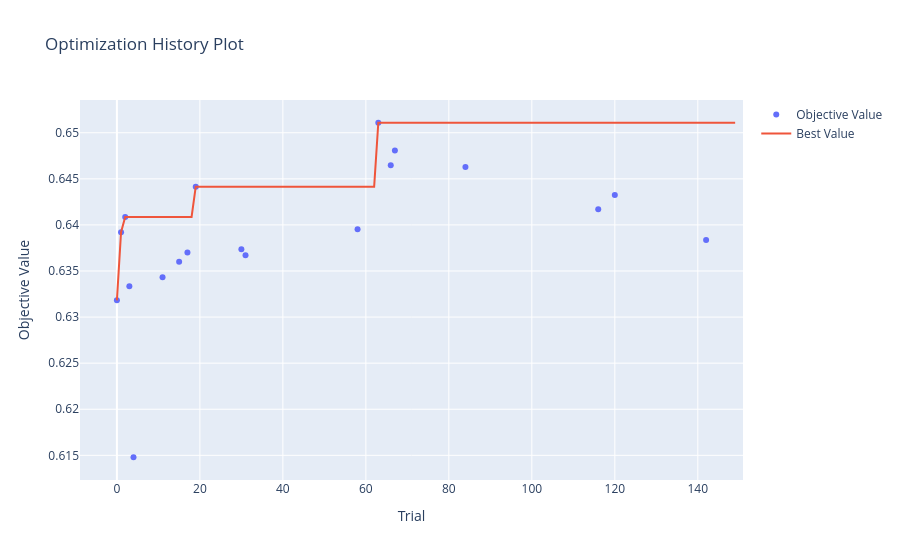
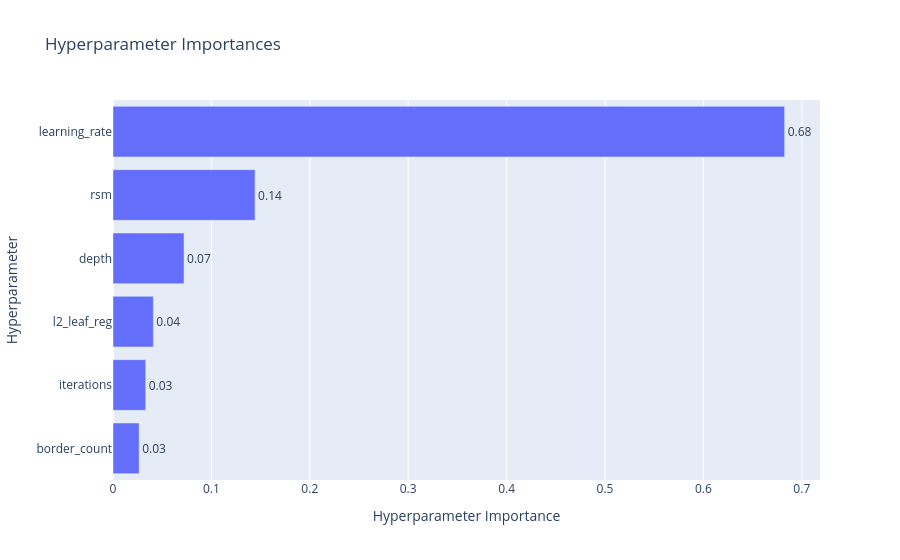
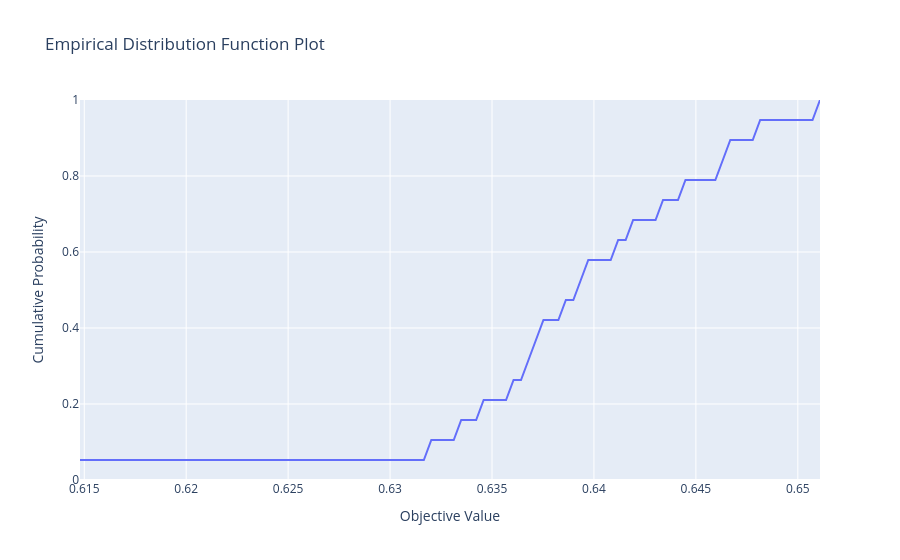
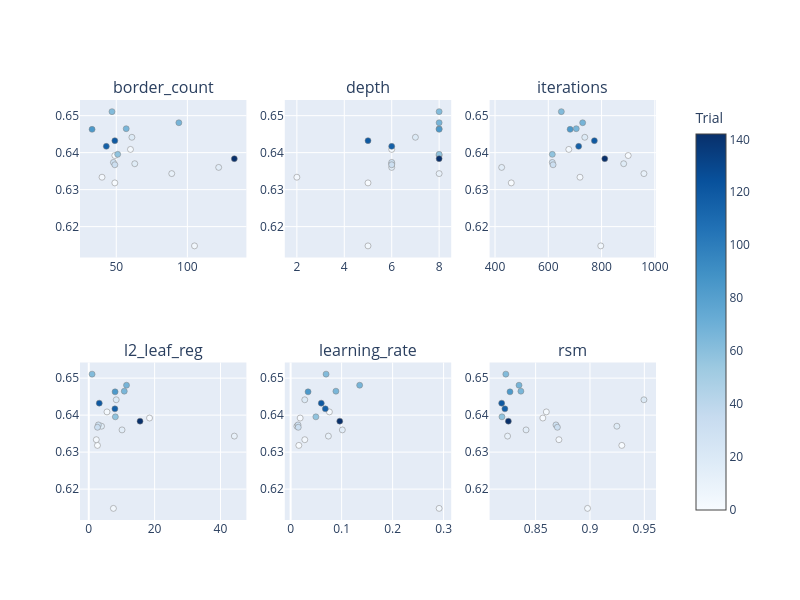

Notebook cell for these charts, in order:
### Markdown cell above
**A continuación se muestran algunos ejemplos que evidencian cómo Optuna va haciendo la búsqueda de hiperparámetros para Regresión Logística**

### Code cell
study_of_model_to_graph = catboost_best_hiperparameters_data["study"]

# Gráfico de evolución
fig1 = plot_optimization_history(study_of_model_to_graph)
fig1.show()

# Gráfico de importancia de parámetros
fig2 = plot_param_importances(study_of_model_to_graph)
fig2.show()

# Gráfico de coordenadas paralelas
fig3 = plot_edf(study_of_model_to_graph)
fig3.show()

# Gráfico de evolución de la búsqueda de hiperparámetros
fig4 = plot_slice(study_of_model_to_graph)
# Extraer títulos de los ejes X (los parámetros)
param_names = []
for key in fig4.layout:
    if key.startswith("xaxis"):
        title = getattr(fig4.layout[key].title, "text", None)
        if title:
            param_names.append(title)
param_names.sort()
# Crear una rejilla personalizada de 2 filas x 3 columnas
custom_fig = make_subplots(rows=2, cols=3, subplot_titles=param_names)

# Añadir cada trace en la rejilla
row, col = 1, 1
traces = fig4.data
for trace in traces:
    custom_fig.add_trace(trace, row=row, col=col)
    col += 1
    if col > 3:  # pasar a la siguiente fila
        col = 1
        row += 1

custom_fig.update_layout(height=600, width=800)

# Mostrar la figura
custom_fig.show()

### Figure 1 — Plotly figure (JSON) as saved in the notebook; plotly's stock layout.template omitted (floating-point values rounded to 4 significant figures; data arrays with more than 128 entries replaced by an {"elided": "..."} marker saying what was removed)
{"data": [{"mode": "markers", "name": "Objective Value", "type": "scatter", "x": [0, 1, 2, 3, 4, 11, 15, 17, 19, 30, 31, 58, 63, 66, 67, 84, 116, 120, 142], "y": [0.6318, 0.6392, 0.6409, 0.6334, 0.6148, 0.6343, 0.636, 0.637, 0.6442, 0.6374, 0.6367, 0.6395, 0.6511, 0.6465, 0.6481, 0.6463, 0.6417, 0.6432, 0.6384]}, {"mode": "lines", "name": "Best Value", "type": "scatter", "x": {"elided": "150 int values"}, "y": {"elided": "150 float values"}}, {"marker": {"color": "#cccccc"}, "mode": "markers", "name": "Infeasible Trial", "showlegend": false, "type": "scatter", "x": [], "y": []}], "layout": {"title": {"text": "Optimization History Plot"}, "xaxis": {"title": {"text": "Trial"}}, "yaxis": {"title": {"text": "Objective Value"}}}}

### Figure 2 — Plotly figure (JSON) as saved in the notebook; plotly's stock layout.template omitted (floating-point values rounded to 4 significant figures)
{"data": [{"cliponaxis": false, "hovertemplate": ["border_count (IntDistribution): 0.026576893068342978<extra></extra>", "iterations (IntDistribution): 0.03323652807817016<extra></extra>", "l2_leaf_reg (FloatDistribution): 0.04102352711047503<extra></extra>", "depth (IntDistribution): 0.07217894675488112<extra></extra>", "rsm (FloatDistribution): 0.14440841016019207<extra></extra>", "learning_rate (FloatDistribution): 0.6825756948279386<extra></extra>"], "name": "Objective Value", "orientation": "h", "text": ["0.03", "0.03", "0.04", "0.07", "0.14", "0.68"], "textposition": "outside", "type": "bar", "x": [0.02658, 0.03324, 0.04102, 0.07218, 0.1444, 0.6826], "y": ["border_count", "iterations", "l2_leaf_reg", "depth", "rsm", "learning_rate"]}], "layout": {"title": {"text": "Hyperparameter Importances"}, "xaxis": {"title": {"text": "Hyperparameter Importance"}}, "yaxis": {"title": {"text": "Hyperparameter"}}}}

### Figure 3 — Plotly figure (JSON) as saved in the notebook; plotly's stock layout.template omitted (floating-point values rounded to 4 significant figures)
{"data": [{"mode": "lines", "name": "2025-12-23T05:49:50.187119_best_catboost_model_study", "type": "scatter", "x": [0.6148, 0.6152, 0.6155, 0.6159, 0.6163, 0.6166, 0.617, 0.6174, 0.6177, 0.6181, 0.6185, 0.6188, 0.6192, 0.6196, 0.6199, 0.6203, 0.6207, 0.621, 0.6214, 0.6218, 0.6221, 0.6225, 0.6229, 0.6232, 0.6236, 0.624, 0.6243, 0.6247, 0.6251, 0.6254, 0.6258, 0.6262, 0.6265, 0.6269, 0.6273, 0.6276, 0.628, 0.6284, 0.6287, 0.6291, 0.6295, 0.6298, 0.6302, 0.6306, 0.6309, 0.6313, 0.6317, 0.632, 0.6324, 0.6328, 0.6331, 0.6335, 0.6339, 0.6342, 0.6346, 0.635, 0.6353, 0.6357, 0.6361, 0.6364, 0.6368, 0.6372, 0.6375, 0.6379, 0.6383, 0.6386, 0.639, 0.6394, 0.6397, 0.6401, 0.6405, 0.6408, 0.6412, 0.6416, 0.6419, 0.6423, 0.6427, 0.643, 0.6434, 0.6438, 0.6441, 0.6445, 0.6449, 0.6452, 0.6456, 0.646, 0.6463, 0.6467, 0.6471, 0.6474, 0.6478, 0.6482, 0.6485, 0.6489, 0.6493, 0.6496, 0.65, 0.6504, 0.6507, 0.6511], "y": [0.05263, 0.05263, 0.05263, 0.05263, 0.05263, 0.05263, 0.05263, 0.05263, 0.05263, 0.05263, 0.05263, 0.05263, 0.05263, 0.05263, 0.05263, 0.05263, 0.05263, 0.05263, 0.05263, 0.05263, 0.05263, 0.05263, 0.05263, 0.05263, 0.05263, 0.05263, 0.05263, 0.05263, 0.05263, 0.05263, 0.05263, 0.05263, 0.05263, 0.05263, 0.05263, 0.05263, 0.05263, 0.05263, 0.05263, 0.05263, 0.05263, 0.05263, 0.05263, 0.05263, 0.05263, 0.05263, 0.05263, 0.1053, 0.1053, 0.1053, 0.1053, 0.1579, 0.1579, 0.1579, 0.2105, 0.2105, 0.2105, 0.2105, 0.2632, 0.2632, 0.3158, 0.3684, 0.4211, 0.4211, 0.4211, 0.4737, 0.4737, 0.5263, 0.5789, 0.5789, 0.5789, 0.5789, 0.6316, 0.6316, 0.6842, 0.6842, 0.6842, 0.6842, 0.7368, 0.7368, 0.7368, 0.7895, 0.7895, 0.7895, 0.7895, 0.7895, 0.8421, 0.8947, 0.8947, 0.8947, 0.8947, 0.9474, 0.9474, 0.9474, 0.9474, 0.9474, 0.9474, 0.9474, 0.9474, 1.0]}], "layout": {"title": {"text": "Empirical Distribution Function Plot"}, "xaxis": {"title": {"text": "Objective Value"}}, "yaxis": {"range": [0, 1], "title": {"text": "Cumulative Probability"}}}}

### Figure 4 — Plotly figure (JSON) as saved in the notebook; plotly's stock layout.template omitted (floating-point values rounded to 4 significant figures)
{"data": [{"marker": {"color": [0, 1, 2, 3, 4, 11, 15, 17, 19, 30, 31, 58, 63, 66, 67, 84, 116, 120, 142], "colorbar": {"title": {"text": "Trial"}, "x": 1, "xpad": 40}, "colorscale": [[0, "rgb(247,251,255)"], [0.125, "rgb(222,235,247)"], [0.25, "rgb(198,219,239)"], [0.375, "rgb(158,202,225)"], [0.5, "rgb(107,174,214)"], [0.625, "rgb(66,146,198)"], [0.75, "rgb(33,113,181)"], [0.875, "rgb(8,81,156)"], [1, "rgb(8,48,107)"]], "line": {"color": "Grey", "width": 0.5}, "showscale": true}, "mode": "markers", "name": "Feasible Trial", "showlegend": false, "type": "scatter", "x": [49, 49, 60, 40, 105, 89, 122, 63, 61, 48, 49, 51, 47, 57, 94, 33, 43, 49, 133], "xaxis": "x", "y": [0.6318, 0.6392, 0.6409, 0.6334, 0.6148, 0.6343, 0.636, 0.637, 0.6442, 0.6374, 0.6367, 0.6395, 0.6511, 0.6465, 0.6481, 0.6463, 0.6417, 0.6432, 0.6384], "yaxis": "y"}, {"marker": {"color": [0, 1, 2, 3, 4, 11, 15, 17, 19, 30, 31, 58, 63, 66, 67, 84, 116, 120, 142], "colorbar": {"title": {"text": "Trial"}, "x": 1, "xpad": 40}, "colorscale": [[0, "rgb(247,251,255)"], [0.125, "rgb(222,235,247)"], [0.25, "rgb(198,219,239)"], [0.375, "rgb(158,202,225)"], [0.5, "rgb(107,174,214)"], [0.625, "rgb(66,146,198)"], [0.75, "rgb(33,113,181)"], [0.875, "rgb(8,81,156)"], [1, "rgb(8,48,107)"]], "line": {"color": "Grey", "width": 0.5}, "showscale": false}, "mode": "markers", "name": "Feasible Trial", "showlegend": false, "type": "scatter", "x": [5, 8, 6, 2, 5, 8, 6, 6, 7, 6, 6, 8, 8, 8, 8, 8, 6, 5, 8], "xaxis": "x2", "y": [0.6318, 0.6392, 0.6409, 0.6334, 0.6148, 0.6343, 0.636, 0.637, 0.6442, 0.6374, 0.6367, 0.6395, 0.6511, 0.6465, 0.6481, 0.6463, 0.6417, 0.6432, 0.6384], "yaxis": "y2"}, {"marker": {"color": [0, 1, 2, 3, 4, 11, 15, 17, 19, 30, 31, 58, 63, 66, 67, 84, 116, 120, 142], "colorbar": {"title": {"text": "Trial"}, "x": 1, "xpad": 40}, "colorscale": [[0, "rgb(247,251,255)"], [0.125, "rgb(222,235,247)"], [0.25, "rgb(198,219,239)"], [0.375, "rgb(158,202,225)"], [0.5, "rgb(107,174,214)"], [0.625, "rgb(66,146,198)"], [0.75, "rgb(33,113,181)"], [0.875, "rgb(8,81,156)"], [1, "rgb(8,48,107)"]], "line": {"color": "Grey", "width": 0.5}, "showscale": false}, "mode": "markers", "name": "Feasible Trial", "showlegend": false, "type": "scatter", "x": [461, 900, 677, 719, 797, 959, 425, 883, 737, 615, 618, 615, 649, 705, 729, 682, 714, 773, 812], "xaxis": "x3", "y": [0.6318, 0.6392, 0.6409, 0.6334, 0.6148, 0.6343, 0.636, 0.637, 0.6442, 0.6374, 0.6367, 0.6395, 0.6511, 0.6465, 0.6481, 0.6463, 0.6417, 0.6432, 0.6384], "yaxis": "y3"}, {"marker": {"color": [0, 1, 2, 3, 4, 11, 15, 17, 19, 30, 31, 58, 63, 66, 67, 84, 116, 120, 142], "colorbar": {"title": {"text": "Trial"}, "x": 1, "xpad": 40}, "colorscale": [[0, "rgb(247,251,255)"], [0.125, "rgb(222,235,247)"], [0.25, "rgb(198,219,239)"], [0.375, "rgb(158,202,225)"], [0.5, "rgb(107,174,214)"], [0.625, "rgb(66,146,198)"], [0.75, "rgb(33,113,181)"], [0.875, "rgb(8,81,156)"], [1, "rgb(8,48,107)"]], "line": {"color": "Grey", "width": 0.5}, "showscale": false}, "mode": "markers", "name": "Feasible Trial", "showlegend": false, "type": "scatter", "x": [2.641, 18.45, 5.534, 2.293, 7.485, 44.21, 10.1, 3.881, 8.333, 2.92, 2.651, 8.075, 1.005, 10.79, 11.47, 7.997, 7.939, 3.188, 15.57], "xaxis": "x4", "y": [0.6318, 0.6392, 0.6409, 0.6334, 0.6148, 0.6343, 0.636, 0.637, 0.6442, 0.6374, 0.6367, 0.6395, 0.6511, 0.6465, 0.6481, 0.6463, 0.6417, 0.6432, 0.6384], "yaxis": "y4"}, {"marker": {"color": [0, 1, 2, 3, 4, 11, 15, 17, 19, 30, 31, 58, 63, 66, 67, 84, 116, 120, 142], "colorbar": {"title": {"text": "Trial"}, "x": 1, "xpad": 40}, "colorscale": [[0, "rgb(247,251,255)"], [0.125, "rgb(222,235,247)"], [0.25, "rgb(198,219,239)"], [0.375, "rgb(158,202,225)"], [0.5, "rgb(107,174,214)"], [0.625, "rgb(66,146,198)"], [0.75, "rgb(33,113,181)"], [0.875, "rgb(8,81,156)"], [1, "rgb(8,48,107)"]], "line": {"color": "Grey", "width": 0.5}, "showscale": false}, "mode": "markers", "name": "Feasible Trial", "showlegend": false, "type": "scatter", "x": [0.01614, 0.01871, 0.07605, 0.02779, 0.2912, 0.07408, 0.1014, 0.01226, 0.02771, 0.01449, 0.01498, 0.04951, 0.06953, 0.08884, 0.1354, 0.0342, 0.06802, 0.06012, 0.09638], "xaxis": "x5", "y": [0.6318, 0.6392, 0.6409, 0.6334, 0.6148, 0.6343, 0.636, 0.637, 0.6442, 0.6374, 0.6367, 0.6395, 0.6511, 0.6465, 0.6481, 0.6463, 0.6417, 0.6432, 0.6384], "yaxis": "y5"}, {"marker": {"color": [0, 1, 2, 3, 4, 11, 15, 17, 19, 30, 31, 58, 63, 66, 67, 84, 116, 120, 142], "colorbar": {"title": {"text": "Trial"}, "x": 1, "xpad": 40}, "colorscale": [[0, "rgb(247,251,255)"], [0.125, "rgb(222,235,247)"], [0.25, "rgb(198,219,239)"], [0.375, "rgb(158,202,225)"], [0.5, "rgb(107,174,214)"], [0.625, "rgb(66,146,198)"], [0.75, "rgb(33,113,181)"], [0.875, "rgb(8,81,156)"], [1, "rgb(8,48,107)"]], "line": {"color": "Grey", "width": 0.5}, "showscale": false}, "mode": "markers", "name": "Feasible Trial", "showlegend": false, "type": "scatter", "x": [0.9293, 0.8566, 0.8599, 0.8714, 0.8978, 0.8242, 0.8412, 0.9248, 0.9496, 0.8687, 0.87, 0.819, 0.8226, 0.8365, 0.8347, 0.8264, 0.8217, 0.8188, 0.8249], "xaxis": "x6", "y": [0.6318, 0.6392, 0.6409, 0.6334, 0.6148, 0.6343, 0.636, 0.637, 0.6442, 0.6374, 0.6367, 0.6395, 0.6511, 0.6465, 0.6481, 0.6463, 0.6417, 0.6432, 0.6384], "yaxis": "y6"}], "layout": {"annotations": [{"font": {"size": 16}, "showarrow": false, "text": "border_count", "x": 0.1444, "xanchor": "center", "xref": "paper", "y": 1, "yanchor": "bottom", "yref": "paper"}, {"font": {"size": 16}, "showarrow": false, "text": "depth", "x": 0.5, "xanchor": "center", "xref": "paper", "y": 1, "yanchor": "bottom", "yref": "paper"}, {"font": {"size": 16}, "showarrow": false, "text": "iterations", "x": 0.8556, "xanchor": "center", "xref": "paper", "y": 1, "yanchor": "bottom", "yref": "paper"}, {"font": {"size": 16}, "showarrow": false, "text": "l2_leaf_reg", "x": 0.1444, "xanchor": "center", "xref": "paper", "y": 0.375, "yanchor": "bottom", "yref": "paper"}, {"font": {"size": 16}, "showarrow": false, "text": "learning_rate", "x": 0.5, "xanchor": "center", "xref": "paper", "y": 0.375, "yanchor": "bottom", "yref": "paper"}, {"font": {"size": 16}, "showarrow": false, "text": "rsm", "x": 0.8556, "xanchor": "center", "xref": "paper", "y": 0.375, "yanchor": "bottom", "yref": "paper"}], "height": 600, "width": 800, "xaxis": {"anchor": "y", "domain": [0, 0.2889]}, "xaxis2": {"anchor": "y2", "domain": [0.3556, 0.6444]}, "xaxis3": {"anchor": "y3", "domain": [0.7111, 1]}, "xaxis4": {"anchor": "y4", "domain": [0, 0.2889]}, "xaxis5": {"anchor": "y5", "domain": [0.3556, 0.6444]}, "xaxis6": {"anchor": "y6", "domain": [0.7111, 1]}, "yaxis": {"anchor": "x", "domain": [0.625, 1]}, "yaxis2": {"anchor": "x2", "domain": [0.625, 1]}, "yaxis3": {"anchor": "x3", "domain": [0.625, 1]}, "yaxis4": {"anchor": "x4", "domain": [0, 0.375]}, "yaxis5": {"anchor": "x5", "domain": [0, 0.375]}, "yaxis6": {"anchor": "x6", "domain": [0, 0.375]}}}
